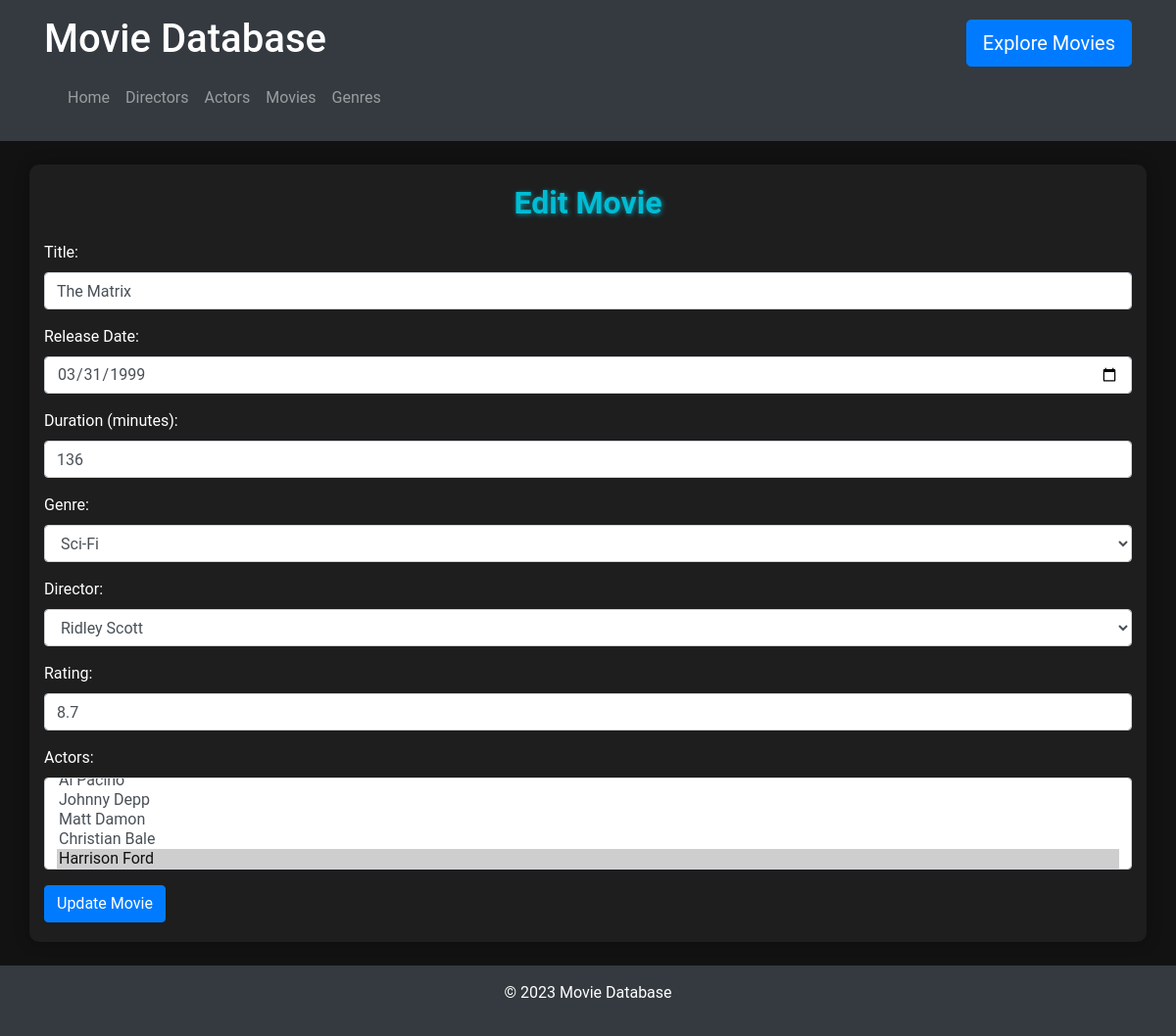
Page /edit_movie.php?id=9 on the committed database.
### tables this page shows
CREATE TABLE `movies` (
  `movie_id` int NOT NULL,
  `title` varchar(100) NOT NULL,
  `release_date` date DEFAULT NULL,
  `duration` int DEFAULT NULL,
  `genre_id` int DEFAULT NULL,
  `director_id` int DEFAULT NULL,
  `rating` decimal(3,1) DEFAULT NULL
);

CREATE TABLE `genres` (
  `genre_id` int NOT NULL,
  `genre_name` varchar(50) NOT NULL
);

CREATE TABLE `directors` (
  `director_id` int NOT NULL,
  `name` varchar(100) NOT NULL,
  `birthdate` date DEFAULT NULL
);

### edit_movie.php (the view, shortened to what this page needs)
<?php
require_once 'db.php';
include 'header.php';
$id = $_GET['id'];
$sql = "SELECT * FROM Movies WHERE movie_id = ?";
$stmt = $link->prepare($sql);
$stmt->bind_param("i", $id);
$stmt->execute();
$result = $stmt->get_result();
$movie = $result->fetch_assoc();
$genres = $link->query("SELECT genre_id, genre_name FROM Genres");
$directors = $link->query("SELECT director_id, name FROM Directors");
$actors = $link->query("SELECT actor_id, name FROM Actors");
$movie_actors = $link->query("SELECT actor_id FROM MovieActors WHERE movie_id = $id");
$selected_actors = [];
while ($row = $movie_actors->fetch_assoc()) {
    $selected_actors[] = $row['actor_id'];
}
?>
<main class="container mt-4">
    <h2>Edit Movie</h2>
    <form action="update_movie.php" method="post">
        <div class="form-group">
            <label for="title">Title:</label>
            <input type="text" class="form-control" id="title" name="title" value="<?= htmlspecialchars($movie['title'], ENT_QUOTES) ?>" required>
        </div>
        <div class="form-group">
            <label for="release_date">Release Date:</label>
            <input type="date" class="form-control" id="release_date" name="release_date" value="<?= htmlspecialchars($movie['release_date'], ENT_QUOTES) ?>" required>
        </div>
        <div class="form-group">
            <label for="duration">Duration (minutes):</label>
            <input type="number" class="form-control" id="duration" name="duration" value="<?= htmlspecialchars($movie['duration'], ENT_QUOTES) ?>" required>
        </div>
        <div class="form-group">
            <label for="genre_id">Genre:</label>
            <select class="form-control" id="genre_id" name="genre_id" required>
                <?php while ($row = $genres->fetch_assoc()): ?>
                    <option value="<?= $row['genre_id'] ?>" <?= $row['genre_id'] == $movie['genre_id'] ? 'selected' : '' ?>><?= $row['genre_name'] ?></option>
                <?php endwhile; ?>
            </select>
        </div>
        <div class="form-group">
            <label for="director_id">Director:</label>
            <select class="form-control" id="director_id" name="director_id" required>
                <?php while ($row = $directors->fetch_assoc()): ?>
                    <option value="<?= $row['director_id'] ?>" <?= $row['director_id'] == $movie['director_id'] ? 'selected' : '' ?>><?= $row['name'] ?></option>
                <?php endwhile; ?>
            </select>
        </div>
        <div class="form-group">
            <label for="rating">Rating:</label>
            <input type="number" step="0.1" class="form-control" id="rating" name="rating" value="<?= htmlspecialchars($movie['rating'], ENT_QUOTES) ?>" required>
        </div>
        <div class="form-group">
            <label for="actors">Actors:</label>
            <select class="form-control" id="actors" name="actors[]" multiple required>
                <?php while ($row = $actors->fetch_assoc()): ?>
                    <option value="<?= $row['actor_id'] ?>" <?= in_array($row['actor_id'], $selected_actors) ? 'selected' : '' ?>><?= $row['name'] ?></option>
                <?php endwhile; ?>
            </select>
        </div>
        <button type="submit" class="btn btn-primary">Update Movie</button>
    </form>
</main>
<?php
include 'footer.php';
?>

### styles.css (style rules this page uses)
body { font-family: 'Roboto', sans-serif; background: #121212; color: #ffffff; margin: 0; padding: 0; }
h2 { color: #00bcd4; text-align: center; font-weight: bold; margin-bottom: 20px; text-shadow: 1px 1px 5px rgba(0, 188, 212, 0.7); }
main { background: #1e1e1e; padding: 20px; border-radius: 10px; box-shadow: 0 0 15px rgba(0, 0, 0, 0.3); }

### rows in the picture
movies: title "The Matrix", release_date "03/31/1999", duration "136", genre_id "Sci-Fi", director_id "Ridley Scott", rating "8.7"

### other values in the picture
form field value "Johnny Depp / Matt Damon / Christian Bale / Harrison Ford ☑"
